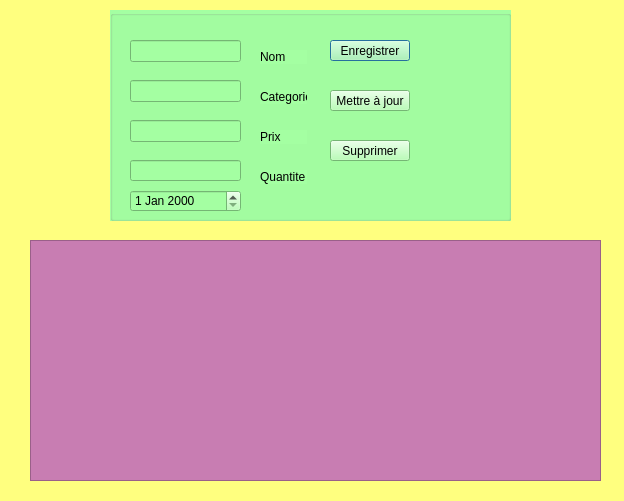
<?xml version="1.0" encoding="UTF-8"?>
<ui version="4.0">
 <class>registry</class>
 <widget class="QDialog" name="registry">
  <property name="geometry">
   <rect>
    <x>0</x>
    <y>0</y>
    <width>624</width>
    <height>501</height>
   </rect>
  </property>
  <property name="windowTitle">
   <string>Dialog</string>
  </property>
  <property name="styleSheet">
   <string notr="true">background-color: rgb(255, 255, 127);</string>
  </property>
  <widget class="QTableView" name="tableView">
   <property name="geometry">
    <rect>
     <x>30</x>
     <y>240</y>
     <width>571</width>
     <height>241</height>
    </rect>
   </property>
   <property name="styleSheet">
    <string notr="true">background-color: rgb(200, 125, 178);</string>
   </property>
  </widget>
  <widget class="QGroupBox" name="groupBox">
   <property name="geometry">
    <rect>
     <x>110</x>
     <y>10</y>
     <width>401</width>
     <height>211</height>
    </rect>
   </property>
   <property name="styleSheet">
    <string notr="true">background-color: rgb(255, 206, 254);
background-color: rgb(164, 255, 162);</string>
   </property>
   <property name="title">
    <string/>
   </property>
   <widget class="QLineEdit" name="lineEdit_2">
    <property name="geometry">
     <rect>
      <x>20</x>
      <y>70</y>
      <width>111</width>
      <height>22</height>
     </rect>
    </property>
    <property name="styleSheet">
     <string notr="true">color: rgb(0, 0, 0);</string>
    </property>
   </widget>
   <widget class="QDateEdit" name="dateEdit">
    <property name="geometry">
     <rect>
      <x>20</x>
      <y>180</y>
      <width>111</width>
      <height>22</height>
     </rect>
    </property>
    <property name="styleSheet">
     <string notr="true">color: rgb(0, 0, 0);</string>
    </property>
   </widget>
   <widget class="QLineEdit" name="lineEdit_3">
    <property name="geometry">
     <rect>
      <x>20</x>
      <y>110</y>
      <width>111</width>
      <height>22</height>
     </rect>
    </property>
    <property name="styleSheet">
     <string notr="true">color: rgb(0, 0, 0);</string>
    </property>
   </widget>
   <widget class="QLineEdit" name="lineEdit">
    <property name="geometry">
     <rect>
      <x>20</x>
      <y>30</y>
      <width>111</width>
      <height>22</height>
     </rect>
    </property>
    <property name="styleSheet">
     <string notr="true">color: rgb(0, 0, 0);</string>
    </property>
   </widget>
   <widget class="QPushButton" name="pushButton">
    <property name="geometry">
     <rect>
      <x>220</x>
      <y>30</y>
      <width>80</width>
      <height>21</height>
     </rect>
    </property>
    <property name="styleSheet">
     <string notr="true">color: rgb(0, 0, 0);</string>
    </property>
    <property name="text">
     <string>Enregistrer</string>
    </property>
   </widget>
   <widget class="QPushButton" name="pushButton_2">
    <property name="geometry">
     <rect>
      <x>220</x>
      <y>80</y>
      <width>80</width>
      <height>21</height>
     </rect>
    </property>
    <property name="styleSheet">
     <string notr="true">color: rgb(0, 0, 0);</string>
    </property>
    <property name="text">
     <string>Mettre à jour</string>
    </property>
   </widget>
   <widget class="QPushButton" name="pushButton_3">
    <property name="geometry">
     <rect>
      <x>220</x>
      <y>130</y>
      <width>80</width>
      <height>21</height>
     </rect>
    </property>
    <property name="styleSheet">
     <string notr="true">color: rgb(0, 0, 0);</string>
    </property>
    <property name="text">
     <string>Supprimer</string>
    </property>
   </widget>
   <widget class="QLineEdit" name="lineEdit_4">
    <property name="geometry">
     <rect>
      <x>20</x>
      <y>150</y>
      <width>111</width>
      <height>21</height>
     </rect>
    </property>
   </widget>
   <widget class="QLabel" name="label">
    <property name="geometry">
     <rect>
      <x>150</x>
      <y>40</y>
      <width>47</width>
      <height>14</height>
     </rect>
    </property>
    <property name="styleSheet">
     <string notr="true">color: rgb(0, 0, 0);</string>
    </property>
    <property name="text">
     <string>Nom</string>
    </property>
   </widget>
   <widget class="QLabel" name="label_2">
    <property name="geometry">
     <rect>
      <x>150</x>
      <y>80</y>
      <width>47</width>
      <height>14</height>
     </rect>
    </property>
    <property name="styleSheet">
     <string notr="true">color: rgb(0, 0, 0);</string>
    </property>
    <property name="text">
     <string>Categorie</string>
    </property>
   </widget>
   <widget class="QLabel" name="label_3">
    <property name="geometry">
     <rect>
      <x>150</x>
      <y>120</y>
      <width>47</width>
      <height>14</height>
     </rect>
    </property>
    <property name="styleSheet">
     <string notr="true">color: rgb(0, 0, 0);</string>
    </property>
    <property name="text">
     <string>Prix</string>
    </property>
   </widget>
   <widget class="QLabel" name="label_4">
    <property name="geometry">
     <rect>
      <x>150</x>
      <y>160</y>
      <width>47</width>
      <height>14</height>
     </rect>
    </property>
    <property name="styleSheet">
     <string notr="true">color: rgb(0, 0, 0);</string>
    </property>
    <property name="text">
     <string>Quantite</string>
    </property>
   </widget>
  </widget>
 </widget>
 <resources/>
 <connections/>
</ui>
